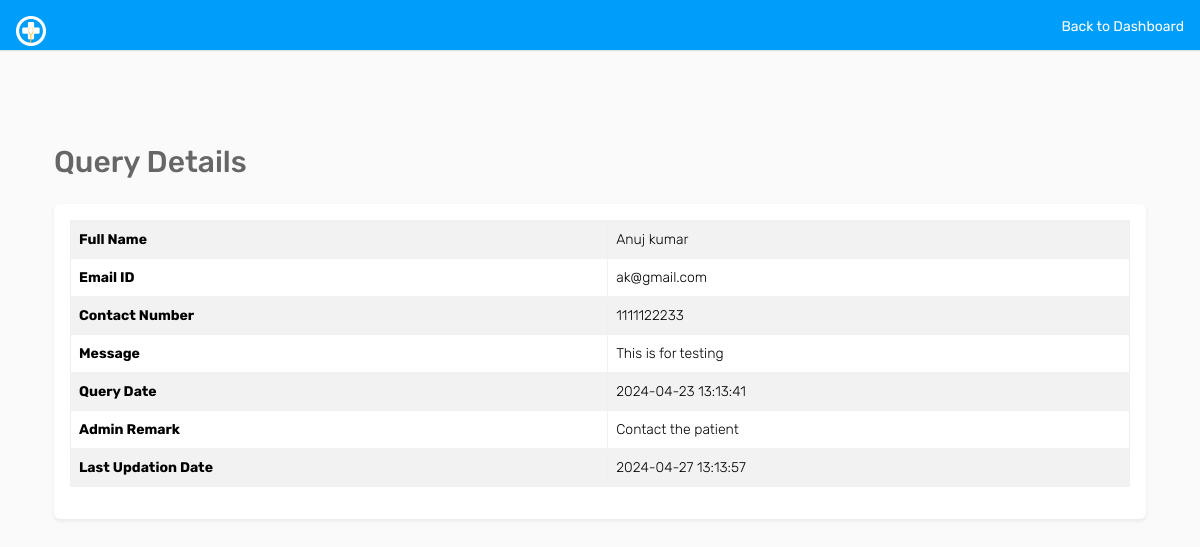
Screenshot of /admin/queries/query-details.php?id=2 (signed in) with the database file from the repository.
### tables this page shows
CREATE TABLE `tblcontactus` (
  `id` int(11) NOT NULL,
  `fullname` varchar(255) DEFAULT NULL,
  `email` varchar(255) DEFAULT NULL,
  `contactno` bigint(12) DEFAULT NULL,
  `message` mediumtext DEFAULT NULL,
  `PostingDate` timestamp NULL DEFAULT current_timestamp(),
  `AdminRemark` mediumtext DEFAULT NULL,
  `LastupdationDate` timestamp NULL DEFAULT NULL ON UPDATE current_timestamp(),
  `IsRead` int(11) DEFAULT NULL
);

### admin/queries/query-details.php (the view, shortened to what this page needs)
<?php
include('../includes/config.php');
if (strlen($_SESSION['id'] == 0)) {
    header('location:../auth/logout.php');
} else {
?>
    <!DOCTYPE html>
    <html lang="en">
    <head>
        <link href="https://cdn.jsdelivr.net/npm/bootstrap@5.3.3/dist/css/bootstrap.min.css" rel="stylesheet">
        <link rel="stylesheet" href="../assets/css/font-awesome.min.css">
        <link rel="stylesheet" href="../assets/css/style.css">
    </head>
    <body>
        <div class="header bg-primary mb-4 p-3 d-flex justify-content-between">
            <a href="./dashboard.php" class="text-white text-decoration-none">
                <img src="../assets/images/logo.png" width="30" height="30" alt="CARE">
            </a>
            <a href="../dashboard.php" class="text-white text-decoration-none">Back to Dashboard</a>
        </div>
        <div class="container mt-5 py-5">
            <div class="container py-5">
                <h2 class="mb-4">Query Details</h2>
                <div class="card shadow-sm">
                    <div class="card-body">
                        <div class="table-responsive">
                            <table class="table table-bordered table-striped">
                                <tbody>
                                    <?php
                                    $qid = intval($_GET['id']);
                                    $sql = mysqli_query($con, "SELECT * FROM tblcontactus WHERE id='$qid'");
                                    while ($row = mysqli_fetch_array($sql)) {
                                    ?>
                                        <tr>
                                            <th scope="row">Full Name</th>
                                            <td><?php echo htmlentities($row['fullname']); ?></td>
                                        </tr>
                                        <tr>
                                            <th scope="row">Email ID</th>
                                            <td><?php echo htmlentities($row['email']); ?></td>
                                        </tr>
                                        <tr>
                                            <th scope="row">Contact Number</th>
                                            <td><?php echo htmlentities($row['contactno']); ?></td>
                                        </tr>
                                        <tr>
                                            <th scope="row">Message</th>
                                            <td><?php echo htmlentities($row['message']); ?></td>
                                        </tr>
                                        <tr>
                                            <th scope="row">Query Date</th>
                                            <td><?php echo htmlentities($row['PostingDate']); ?></td>
                                        </tr>
                                        <?php if ($row['AdminRemark'] == "") { ?>
                                            <form method="post">
                                                <tr>
                                                    <th scope="row">Admin Remark</th>
                                                    <td><textarea name="adminremark" class="form-control" required></textarea></td>
                                                </tr>
                                                <tr>
                                                    <td colspan="2">
                                                        <button type="submit" class="btn btn-success mt-2" name="update">Update <i class="fa fa-check-circle"></i></button>
                                                    </td>
                                                </tr>
                                            </form>
                                        <?php } else { ?>
                                            <tr>
                                                <th scope="row">Admin Remark</th>
                                                <td><?php echo htmlentities($row['AdminRemark']); ?></td>
                                            </tr>
                                            <tr>
                                                <th scope="row">Last Updation Date</th>
                                                <td><?php echo htmlentities($row['LastupdationDate']); ?></td>
                                            </tr>
                                    <?php }
                                    } ?>
                                </tbody>
                            </table>
                        </div>
                    </div>
                </div>
            </div>
        </div>
    </body>
    </html>
<?php
}
?>

### rows the page displays
tblcontactus: fullname "Anuj kumar", email "ak@gmail.com", contactno "1111122233", message "This is for testing", PostingDate "2024-04-23 13:13:41", AdminRemark "Contact the patient", LastupdationDate "2024-04-27 13:13:57"
